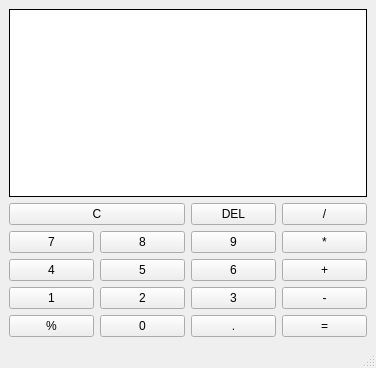
<?xml version="1.0" encoding="UTF-8"?>
<ui version="4.0">
 <class>MainWindow</class>
 <widget class="QMainWindow" name="MainWindow">
  <property name="geometry">
   <rect>
    <x>0</x>
    <y>0</y>
    <width>376</width>
    <height>368</height>
   </rect>
  </property>
  <property name="windowTitle">
   <string>MainWindow</string>
  </property>
  <widget class="QWidget" name="centralwidget">
   <layout class="QGridLayout" name="gridLayout_2">
    <item row="2" column="1">
     <widget class="QPushButton" name="button8">
      <property name="text">
       <string>8</string>
      </property>
     </widget>
    </item>
    <item row="2" column="0">
     <widget class="QPushButton" name="button7">
      <property name="text">
       <string>7</string>
      </property>
     </widget>
    </item>
    <item row="2" column="2">
     <widget class="QPushButton" name="button9">
      <property name="text">
       <string>9</string>
      </property>
     </widget>
    </item>
    <item row="2" column="3">
     <widget class="QPushButton" name="multiplicationButton">
      <property name="text">
       <string>*</string>
      </property>
     </widget>
    </item>
    <item row="1" column="2">
     <widget class="QPushButton" name="delButton">
      <property name="text">
       <string>DEL</string>
      </property>
     </widget>
    </item>
    <item row="3" column="3">
     <widget class="QPushButton" name="pushButton_9">
      <property name="text">
       <string>+</string>
      </property>
     </widget>
    </item>
    <item row="4" column="3">
     <widget class="QPushButton" name="subtractionButton">
      <property name="text">
       <string>-</string>
      </property>
     </widget>
    </item>
    <item row="3" column="2">
     <widget class="QPushButton" name="button6">
      <property name="text">
       <string>6</string>
      </property>
     </widget>
    </item>
    <item row="4" column="1">
     <widget class="QPushButton" name="button2">
      <property name="text">
       <string>2</string>
      </property>
     </widget>
    </item>
    <item row="4" column="2">
     <widget class="QPushButton" name="button3">
      <property name="text">
       <string>3</string>
      </property>
     </widget>
    </item>
    <item row="3" column="0">
     <widget class="QPushButton" name="button4">
      <property name="text">
       <string>4</string>
      </property>
     </widget>
    </item>
    <item row="3" column="1">
     <widget class="QPushButton" name="button5">
      <property name="text">
       <string>5</string>
      </property>
     </widget>
    </item>
    <item row="1" column="3">
     <widget class="QPushButton" name="divisionButton">
      <property name="text">
       <string>/</string>
      </property>
     </widget>
    </item>
    <item row="5" column="0">
     <widget class="QPushButton" name="percentageButton">
      <property name="text">
       <string>%</string>
      </property>
     </widget>
    </item>
    <item row="5" column="1">
     <widget class="QPushButton" name="button0">
      <property name="text">
       <string>0</string>
      </property>
     </widget>
    </item>
    <item row="5" column="2">
     <widget class="QPushButton" name="pointButton">
      <property name="text">
       <string>.</string>
      </property>
     </widget>
    </item>
    <item row="5" column="3">
     <widget class="QPushButton" name="resultButton">
      <property name="text">
       <string>=</string>
      </property>
     </widget>
    </item>
    <item row="1" column="0" colspan="2">
     <widget class="QPushButton" name="clearButton">
      <property name="text">
       <string>C</string>
      </property>
     </widget>
    </item>
    <item row="0" column="0" colspan="4">
     <layout class="QGridLayout" name="mainLayout">
      <item row="0" column="0">
       <widget class="QLabel" name="display">
        <property name="font">
         <font>
          <pointsize>16</pointsize>
          <weight>75</weight>
          <bold>true</bold>
         </font>
        </property>
        <property name="layoutDirection">
         <enum>Qt::RightToLeft</enum>
        </property>
        <property name="autoFillBackground">
         <bool>false</bool>
        </property>
        <property name="styleSheet">
         <string notr="true">background-color: rgb(255, 255, 255);</string>
        </property>
        <property name="frameShape">
         <enum>QFrame::Box</enum>
        </property>
        <property name="text">
         <string/>
        </property>
        <property name="alignment">
         <set>Qt::AlignBottom|Qt::AlignRight|Qt::AlignTrailing</set>
        </property>
        <property name="buddy">
         <cstring>display</cstring>
        </property>
       </widget>
      </item>
     </layout>
    </item>
    <item row="4" column="0">
     <widget class="QPushButton" name="button1">
      <property name="text">
       <string>1</string>
      </property>
     </widget>
    </item>
   </layout>
  </widget>
  <widget class="QMenuBar" name="menubar">
   <property name="geometry">
    <rect>
     <x>0</x>
     <y>0</y>
     <width>376</width>
     <height>24</height>
    </rect>
   </property>
  </widget>
  <widget class="QStatusBar" name="statusbar"/>
 </widget>
 <tabstops>
  <tabstop>button7</tabstop>
  <tabstop>button8</tabstop>
  <tabstop>button9</tabstop>
  <tabstop>delButton</tabstop>
  <tabstop>button4</tabstop>
  <tabstop>multiplicationButton</tabstop>
  <tabstop>pushButton_9</tabstop>
  <tabstop>button1</tabstop>
  <tabstop>button6</tabstop>
  <tabstop>button2</tabstop>
  <tabstop>button3</tabstop>
  <tabstop>subtractionButton</tabstop>
  <tabstop>button5</tabstop>
  <tabstop>divisionButton</tabstop>
  <tabstop>percentageButton</tabstop>
  <tabstop>button0</tabstop>
  <tabstop>pointButton</tabstop>
  <tabstop>resultButton</tabstop>
  <tabstop>clearButton</tabstop>
 </tabstops>
 <resources/>
 <connections>
  <connection>
   <sender>clearButton</sender>
   <signal>clicked()</signal>
   <receiver>display</receiver>
   <slot>clear()</slot>
   <hints>
    <hint type="sourcelabel">
     <x>41</x>
     <y>172</y>
    </hint>
    <hint type="destinationlabel">
     <x>77</x>
     <y>77</y>
    </hint>
   </hints>
  </connection>
  <connection>
   <sender>button1</sender>
   <signal>clicked()</signal>
   <receiver>MainWindow</receiver>
   <slot>numberButtonOnClick()</slot>
   <hints>
    <hint type="sourcelabel">
     <x>28</x>
     <y>283</y>
    </hint>
    <hint type="destinationlabel">
     <x>6</x>
     <y>329</y>
    </hint>
   </hints>
  </connection>
  <connection>
   <sender>button2</sender>
   <signal>clicked()</signal>
   <receiver>MainWindow</receiver>
   <slot>numberButtonOnClick()</slot>
   <hints>
    <hint type="sourcelabel">
     <x>110</x>
     <y>291</y>
    </hint>
    <hint type="destinationlabel">
     <x>98</x>
     <y>331</y>
    </hint>
   </hints>
  </connection>
  <connection>
   <sender>button3</sender>
   <signal>clicked()</signal>
   <receiver>MainWindow</receiver>
   <slot>numberButtonOnClick()</slot>
   <hints>
    <hint type="sourcelabel">
     <x>216</x>
     <y>285</y>
    </hint>
    <hint type="destinationlabel">
     <x>187</x>
     <y>338</y>
    </hint>
   </hints>
  </connection>
  <connection>
   <sender>button4</sender>
   <signal>clicked()</signal>
   <receiver>MainWindow</receiver>
   <slot>numberButtonOnClick()</slot>
   <hints>
    <hint type="sourcelabel">
     <x>58</x>
     <y>251</y>
    </hint>
    <hint type="destinationlabel">
     <x>6</x>
     <y>292</y>
    </hint>
   </hints>
  </connection>
  <connection>
   <sender>button5</sender>
   <signal>clicked()</signal>
   <receiver>MainWindow</receiver>
   <slot>numberButtonOnClick()</slot>
   <hints>
    <hint type="sourcelabel">
     <x>149</x>
     <y>241</y>
    </hint>
    <hint type="destinationlabel">
     <x>188</x>
     <y>300</y>
    </hint>
   </hints>
  </connection>
  <connection>
   <sender>button6</sender>
   <signal>clicked()</signal>
   <receiver>MainWindow</receiver>
   <slot>numberButtonOnClick()</slot>
   <hints>
    <hint type="sourcelabel">
     <x>245</x>
     <y>247</y>
    </hint>
    <hint type="destinationlabel">
     <x>278</x>
     <y>286</y>
    </hint>
   </hints>
  </connection>
  <connection>
   <sender>button7</sender>
   <signal>clicked()</signal>
   <receiver>MainWindow</receiver>
   <slot>numberButtonOnClick()</slot>
   <hints>
    <hint type="sourcelabel">
     <x>9</x>
     <y>210</y>
    </hint>
    <hint type="destinationlabel">
     <x>-2</x>
     <y>242</y>
    </hint>
   </hints>
  </connection>
  <connection>
   <sender>button8</sender>
   <signal>clicked()</signal>
   <receiver>MainWindow</receiver>
   <slot>numberButtonOnClick()</slot>
   <hints>
    <hint type="sourcelabel">
     <x>112</x>
     <y>211</y>
    </hint>
    <hint type="destinationlabel">
     <x>98</x>
     <y>255</y>
    </hint>
   </hints>
  </connection>
  <connection>
   <sender>button9</sender>
   <signal>clicked()</signal>
   <receiver>MainWindow</receiver>
   <slot>numberButtonOnClick()</slot>
   <hints>
    <hint type="sourcelabel">
     <x>215</x>
     <y>212</y>
    </hint>
    <hint type="destinationlabel">
     <x>189</x>
     <y>232</y>
    </hint>
   </hints>
  </connection>
  <connection>
   <sender>button0</sender>
   <signal>clicked()</signal>
   <receiver>MainWindow</receiver>
   <slot>numberButtonOnClick()</slot>
   <hints>
    <hint type="sourcelabel">
     <x>144</x>
     <y>312</y>
    </hint>
    <hint type="destinationlabel">
     <x>220</x>
     <y>341</y>
    </hint>
   </hints>
  </connection>
  <connection>
   <sender>pointButton</sender>
   <signal>clicked()</signal>
   <receiver>MainWindow</receiver>
   <slot>dotButtonOnClick()</slot>
   <hints>
    <hint type="sourcelabel">
     <x>254</x>
     <y>327</y>
    </hint>
    <hint type="destinationlabel">
     <x>370</x>
     <y>304</y>
    </hint>
   </hints>
  </connection>
  <connection>
   <sender>delButton</sender>
   <signal>clicked()</signal>
   <receiver>MainWindow</receiver>
   <slot>delButtonOnClick()</slot>
   <hints>
    <hint type="sourcelabel">
     <x>249</x>
     <y>177</y>
    </hint>
    <hint type="destinationlabel">
     <x>278</x>
     <y>189</y>
    </hint>
   </hints>
  </connection>
  <connection>
   <sender>divisionButton</sender>
   <signal>clicked()</signal>
   <receiver>MainWindow</receiver>
   <slot>operationButtonOnClick()</slot>
   <hints>
    <hint type="sourcelabel">
     <x>338</x>
     <y>165</y>
    </hint>
    <hint type="destinationlabel">
     <x>371</x>
     <y>165</y>
    </hint>
   </hints>
  </connection>
  <connection>
   <sender>multiplicationButton</sender>
   <signal>clicked()</signal>
   <receiver>MainWindow</receiver>
   <slot>operationButtonOnClick()</slot>
   <hints>
    <hint type="sourcelabel">
     <x>347</x>
     <y>215</y>
    </hint>
    <hint type="destinationlabel">
     <x>374</x>
     <y>214</y>
    </hint>
   </hints>
  </connection>
  <connection>
   <sender>pushButton_9</sender>
   <signal>clicked()</signal>
   <receiver>MainWindow</receiver>
   <slot>operationButtonOnClick()</slot>
   <hints>
    <hint type="sourcelabel">
     <x>339</x>
     <y>255</y>
    </hint>
    <hint type="destinationlabel">
     <x>375</x>
     <y>257</y>
    </hint>
   </hints>
  </connection>
  <connection>
   <sender>subtractionButton</sender>
   <signal>clicked()</signal>
   <receiver>MainWindow</receiver>
   <slot>operationButtonOnClick()</slot>
   <hints>
    <hint type="sourcelabel">
     <x>340</x>
     <y>294</y>
    </hint>
    <hint type="destinationlabel">
     <x>371</x>
     <y>342</y>
    </hint>
   </hints>
  </connection>
  <connection>
   <sender>resultButton</sender>
   <signal>clicked()</signal>
   <receiver>MainWindow</receiver>
   <slot>resultButtonOnClick()</slot>
   <hints>
    <hint type="sourcelabel">
     <x>303</x>
     <y>317</y>
    </hint>
    <hint type="destinationlabel">
     <x>348</x>
     <y>440</y>
    </hint>
   </hints>
  </connection>
 </connections>
 <slots>
  <slot>numberButtonOnClick()</slot>
  <slot>dotButtonOnClick()</slot>
  <slot>delButtonOnClick()</slot>
  <slot>operationButtonOnClick()</slot>
  <slot>resultButtonOnClick()</slot>
 </slots>
</ui>
